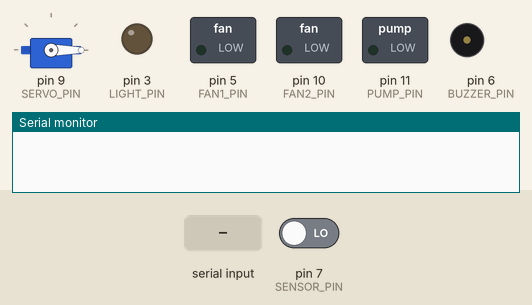
A sketch run on a simulated Arduino Uno, built with avr-gcc and run on an emulated ATmega328P. Shown: servo, switched loads named in the sketch (green lamp = pin HIGH), output pins drawn as LEDs (lit = HIGH), buzzer (waves = sounding, pin HIGH), the last lines printed to the serial monitor. The test bench sets the inputs (shaded band); at power-on: pin 7 (SENSOR_PIN) LOW.

Above: at 1.2 s.
1.3 s: pin 7 (SENSOR_PIN) driven HIGH
At 2.5 s:
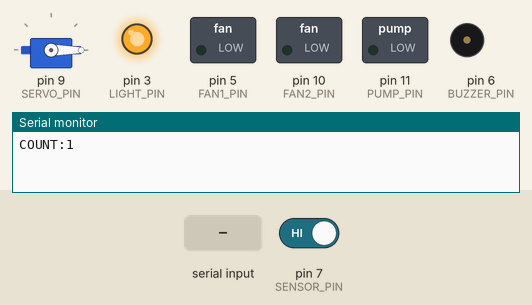
2.8 s: "F\n" received over Serial
At 3.9 s:
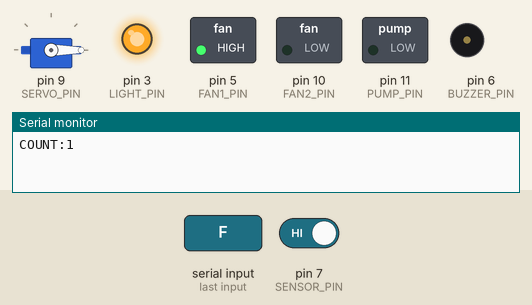
4.3 s: "G\n" received over Serial
At 5.0 s:
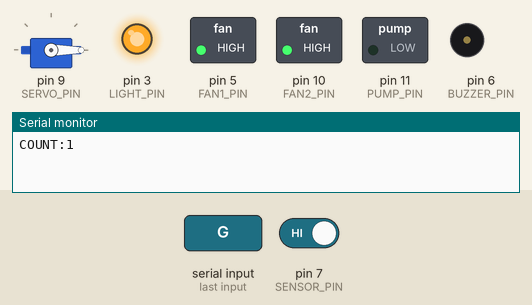
5.8 s: "fan1\n" received over Serial
At 6.3 s:
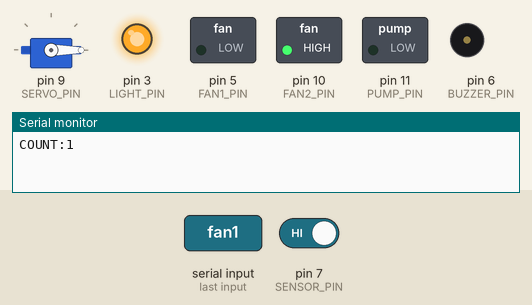
7.3 s: pin 7 (SENSOR_PIN) driven LOW
At 8.4 s:
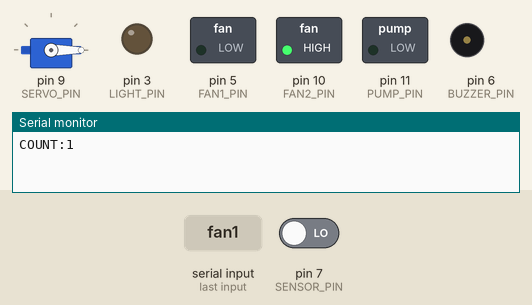
8.8 s: "2\n" received over Serial
At 9.7 s:
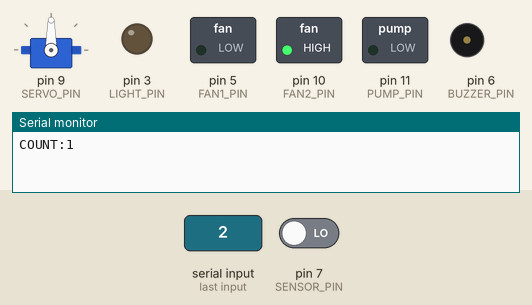
Timing chart, 0 to 11.3 s (numbered marks = the images above; inputs shaded):
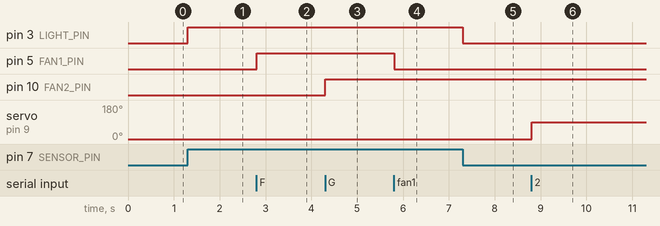

The sketch:

ARDUINO_SMART_SCHOOL.ino
```cpp
#include <Servo.h>

const int SENSOR_PIN = 7;
const int LIGHT_PIN = 3;
const int FAN1_PIN = 5;
const int BUZZER_PIN = 6;
const int FAN2_PIN = 10;
const int SERVO_PIN = 9;
const int PUMP_PIN = 11;

Servo gate;
unsigned long objectCount = 0;
bool previousDetected = false;

// Classroom light control:
// false = sensor controls the light (default)
// true  = website/AI manual control; sensor is ignored
bool lightManualMode = false;

void applyCommand(String device, String command) {
  device.trim();
  command.trim();
  command.toUpperCase();

  if (device == "light") {
    if (command == "ON") {
      // Website/AI ON: force light ON and disable sensor control.
      lightManualMode = true;
      digitalWrite(LIGHT_PIN, HIGH);
    } else if (command == "OFF") {
      // Website/AI OFF: turn light OFF and return control to the sensor.
      lightManualMode = false;
      digitalWrite(LIGHT_PIN, LOW);
    }
  } else if (device == "fan1") {
    digitalWrite(FAN1_PIN, command == "ON" ? HIGH : LOW);
  } else if (device == "fan2") {
    digitalWrite(FAN2_PIN, command == "ON" ? HIGH : LOW);
  } else if (device == "gate") {
    gate.write(command == "OPEN" ? 90 : 0);
  } else if (device == "buzzer" || device == "bell" || device == "firealarm") {
    digitalWrite(BUZZER_PIN, command == "ON" || command == "RING" ? HIGH : LOW);
  } else if (device == "pump") {
    digitalWrite(PUMP_PIN, command == "ON" ? HIGH : LOW);
  } else if (device == "counter" && command == "RESET") {
    objectCount = 0;
    Serial.println("COUNT:0");
  }
}

// Keeps compatibility with the original website's USB commands.
void applyLegacy(char c) {
  switch (c) {
    // Legacy website commands keep the same behavior:
    // 1 = manual ON (sensor disabled), 0 = OFF + return to sensor mode.
    case '1':
      lightManualMode = true;
      digitalWrite(LIGHT_PIN, HIGH);
      break;
    case '0':
      lightManualMode = false;
      digitalWrite(LIGHT_PIN, LOW);
      break;
    case 'F': digitalWrite(FAN1_PIN, HIGH); break;
    case 'f': digitalWrite(FAN1_PIN, LOW); break;
    case 'G': digitalWrite(FAN2_PIN, HIGH); break;
    case 'g': digitalWrite(FAN2_PIN, LOW); break;
    case '2': gate.write(90); break;
    case '3': gate.write(0); break;
    case 'B': digitalWrite(BUZZER_PIN, HIGH); break;
    case 'b': digitalWrite(BUZZER_PIN, LOW); break;
    case 'R': objectCount = 0; Serial.println("COUNT:0"); break;
  }
}

void handleLine(String line) {
  line.trim();
  if (line.length() == 0) return;

  int colon = line.indexOf(':');
  if (colon >= 0) {
    applyCommand(line.substring(0, colon), line.substring(colon + 1));
  } else {
    applyLegacy(line.charAt(0));
  }
}

void setup() {
  Serial.begin(9600);
  pinMode(SENSOR_PIN, INPUT);
  pinMode(LIGHT_PIN, OUTPUT);
  pinMode(FAN1_PIN, OUTPUT);
  pinMode(FAN2_PIN, OUTPUT);
  pinMode(BUZZER_PIN, OUTPUT);
  pinMode(PUMP_PIN, OUTPUT);

  digitalWrite(LIGHT_PIN, LOW);
  digitalWrite(FAN1_PIN, LOW);
  digitalWrite(FAN2_PIN, LOW);
  digitalWrite(BUZZER_PIN, LOW);
  digitalWrite(PUMP_PIN, LOW);

  gate.attach(SERVO_PIN);
  gate.write(0);
}

void loop() {
  static String line = "";

  while (Serial.available()) {
    char c = Serial.read();
    if (c == '\n' || c == '\r') {
      if (line.length()) {
        handleLine(line);
        line = "";
      }
    } else {
      line += c;
      if (line.length() > 100) line = "";
    }
  }

  // The sensor always remains available for counting.
  // It controls the classroom light only when manual website/AI mode is OFF.
  bool detected = digitalRead(SENSOR_PIN) == HIGH;

  if (!lightManualMode) {
    digitalWrite(LIGHT_PIN, detected ? HIGH : LOW);
  }

  if (detected && !previousDetected) {
    objectCount++;
    Serial.print("COUNT:");
    Serial.println(objectCount);
  }

  previousDetected = detected;

  delay(5);
}
```

Measured:
- after the input at 1.3 s, pin 3 (LIGHT_PIN): LOW → HIGH at once
- after the input at 2.8 s, pin 5 (FAN1_PIN): LOW → HIGH at once
- after the input at 4.3 s, pin 10 (FAN2_PIN): LOW → HIGH at once
- after the input at 5.8 s, pin 5 (FAN1_PIN): HIGH → LOW at once
- after the input at 7.3 s, pin 3 (LIGHT_PIN): HIGH → LOW at once
- after the input at 8.8 s, servo on pin 9 (SERVO_PIN): 0° → 90° at once
